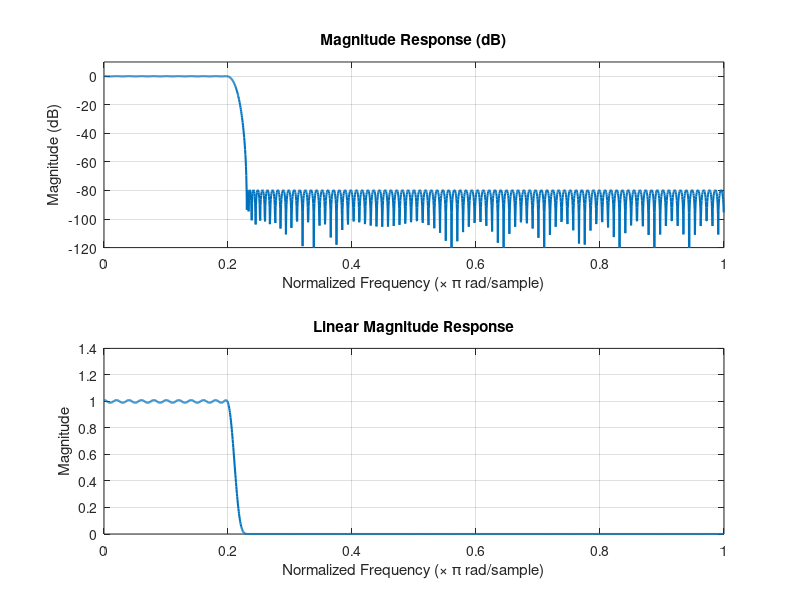

Write the MATLAB code that produced this figure.
%% 1. Clear Workspace and Define Specifications
clear; clc; close all;

% Normalized frequencies are given with respect to pi rad/sample.
f_pass = 0.2;        % Passband edge (normalized frequency)
f_stop = 0.23;       % Stopband edge (normalized frequency)

% Set the allowable ripples:
delta_p = 0.01;      % Maximum passband deviation (linear scale)
delta_s = 1e-4;      % Maximum stopband ripple (corresponds to 80 dB attenuation)

%% 2. Estimate Filter Order using firpmord

[n_est, fo, ao, w] = firpmord([f_pass f_stop], [1 0], [delta_p delta_s]);
fprintf('Estimated minimum filter order = %d (i.e., %d taps)\n', n_est, n_est+1);

% Enforce a minimum of 150 taps to maintain 80 dB attenuation after quantization
filter_order = max(n_est, 150);
fprintf('Using Filter Order = %d (Taps = %d)\n', filter_order, filter_order+1);

%% 3. Design the FIR Filter using firpm (Parks-McClellan)
b = firpm(filter_order, fo, ao, w);

%% 4. Frequency Response Analysis
[h, w_grid] = freqz(b, 1, 2048);
mag_db = 20*log10(abs(h));
w_grid_normalized = w_grid/pi;  % Normalize frequency axis to pi

% Determine passband and stopband indices
passband_inds = w_grid_normalized <= f_pass;
stopband_inds = w_grid_normalized >= f_stop;

% Calculate ripple and stopband attenuation
passband_mag = abs(h(passband_inds));
stopband_mag = abs(h(stopband_inds));

actual_passband_ripple = max(passband_mag) - min(passband_mag);
passband_ripple_db = 20*log10(max(passband_mag)) - 20*log10(min(passband_mag));
actual_stopband_atten_db = -20*log10(max(stopband_mag));

fprintf('Actual passband ripple (linear) ~ %g, or %.4f dB\n', actual_passband_ripple, passband_ripple_db);
fprintf('Actual stopband attenuation ~ %.2f dB\n', actual_stopband_atten_db);

%% 5. Plotting the Filter Response
figure;
subplot(2,1,1);
plot(w_grid_normalized, mag_db, 'LineWidth',1.5);
grid on;
title('Magnitude Response (dB)');
xlabel('Normalized Frequency (\times \pi rad/sample)');
ylabel('Magnitude (dB)');
ylim([-120 10]);

subplot(2,1,2);
plot(w_grid_normalized, abs(h), 'LineWidth',1.5);
grid on;
title('Linear Magnitude Response');
xlabel('Normalized Frequency (\times \pi rad/sample)');
ylabel('Magnitude');

%% 6. Coefficient Quantization (Fixed-Point)
% Define fixed-point format: Q1.15 (16-bit total, 1 sign bit, 15 fractional bits)
wordLength = 16;      % 16-bit total
fracBits   = 15;      % 15 fractional bits (Q1.15 format)
scaleFactor = 2^fracBits;

% Convert floating-point coefficients to fixed-point
b_scaled = round(b * scaleFactor);

% Ensure coefficients are within signed 16-bit range
b_scaled(b_scaled >= 2^(wordLength-1)) = 2^(wordLength-1) - 1; 
b_scaled(b_scaled < -2^(wordLength-1)) = -2^(wordLength-1);

%% 7. Write Fixed-Point Coefficients to a Text File (for Verilog)
fileID = fopen('coefficients.txt','w');
for i = 1:length(b_scaled)
    fprintf(fileID, '%d\n', b_scaled(i)); 
end
fclose(fileID);

disp('Done! Wrote Q1.15 filter coefficients to coefficients.txt.');
